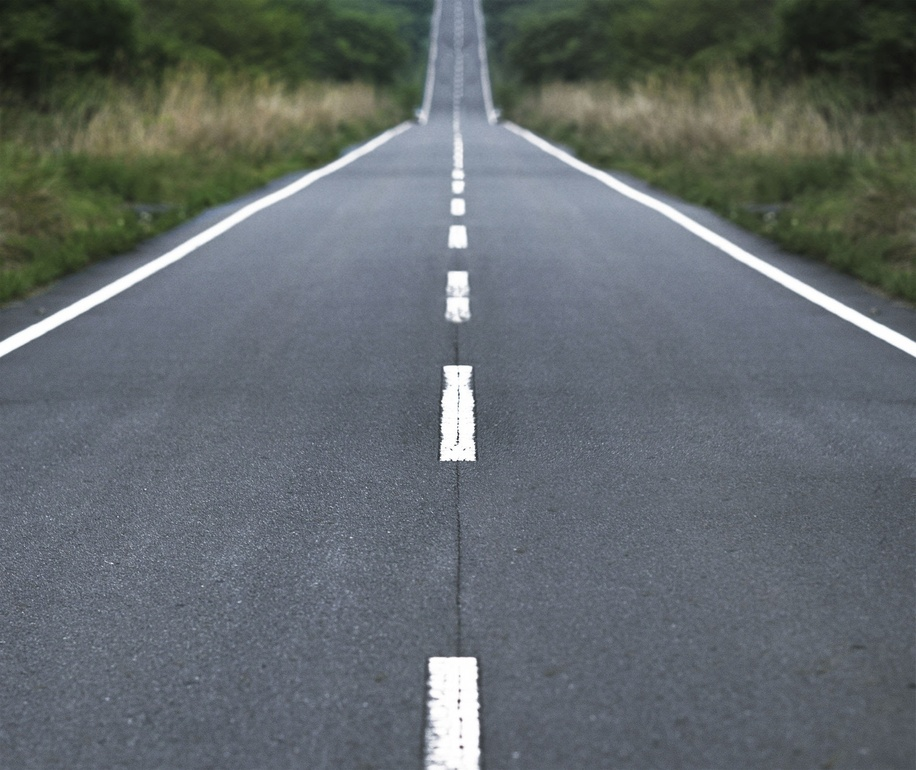
#> input picture image/road1.jpg, 916 x 770 px, shrunk from 2048 x 1722 before the run, found by its file name
$ python cannyEdge.py
#> lines starting #> are read from the running program, lines starting #| are printed output that depends on the picture; after the words box and inside, x2 and y2 are one past the last pixel; in counts of white or black regions, pixels touching at a corner belong together
import numpy as np
import cv2

img = cv2.imread('road1.jpg',1)
#> img is the input picture: shape (770, 916, 3); mean B, G, R 108.1, 105.3, 98.4
cv2.imshow('Original',img)
gray = cv2.cvtColor(img,cv2.COLOR_BGR2GRAY)
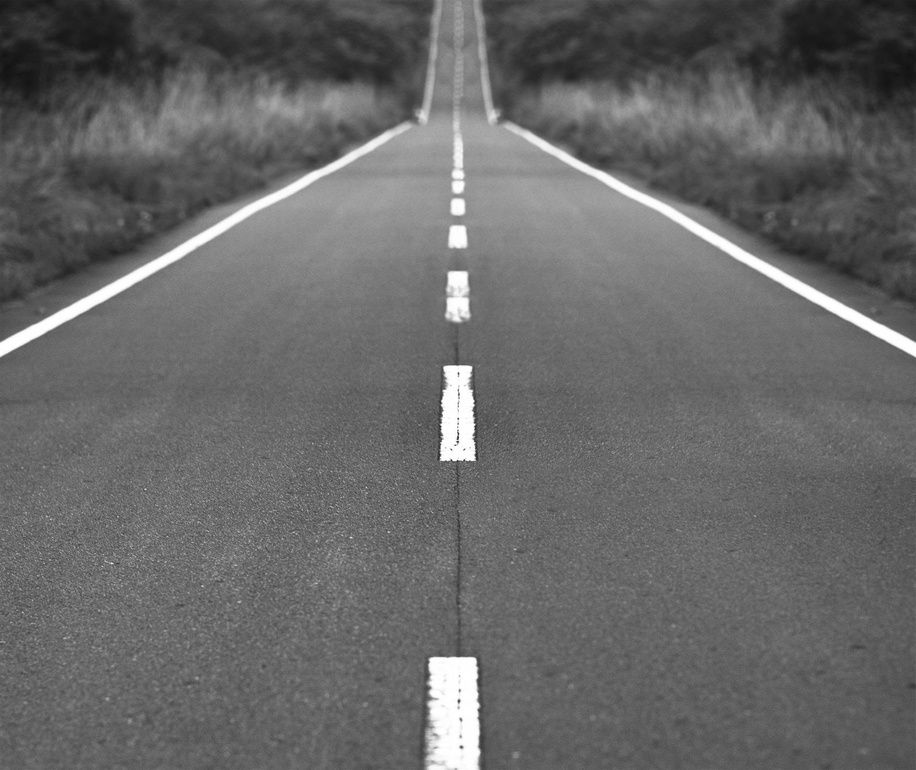
#> gray: shape (770, 916); min 18, max 255, mean 103.6
cv2.imshow('Gray',gray)
edges = cv2.Canny(gray,250,500,apertureSize = 3)
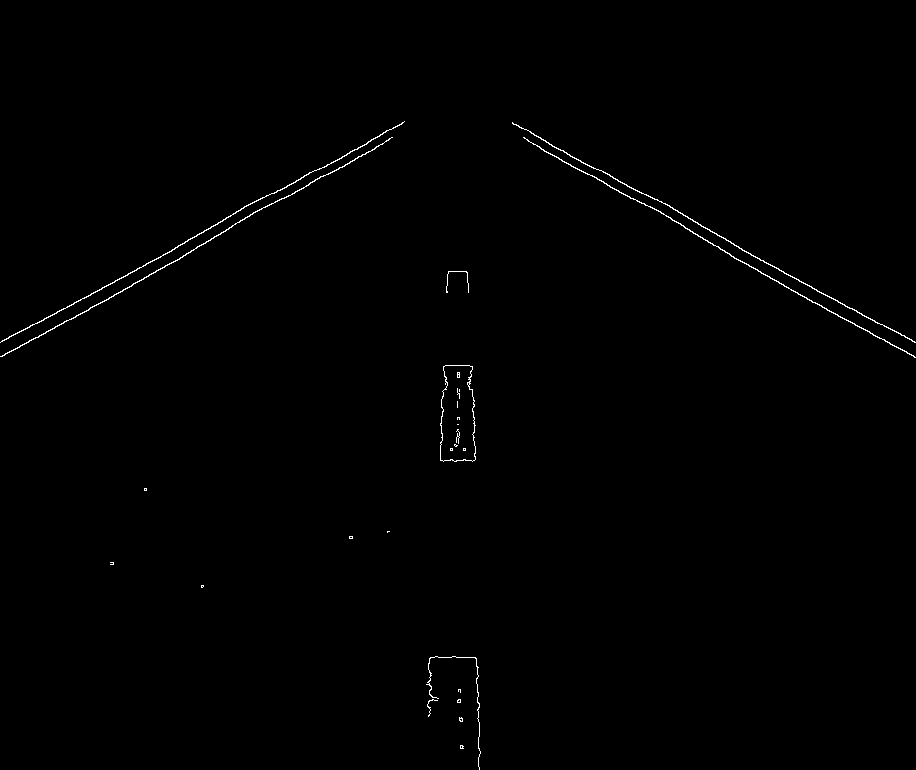
#> edges: shape (770, 916); 0.46% white in thin lines or dots, all inside (x1, y1, x2, y2) = (0, 121, 916, 770)
# cv2.imshow('Edges',edges)
# lines = cv2.HoughLines(edges,1,np.pi/180,170)


# cv2.imshow('Lines',img)

k = cv2.waitKey(0)
#> (key Esc is pressed here)
if k == 27:         # wait for ESC key to exit
    cv2.destroyAllWindows()

$ run again, with image/road2.png saved as image/road1.jpg
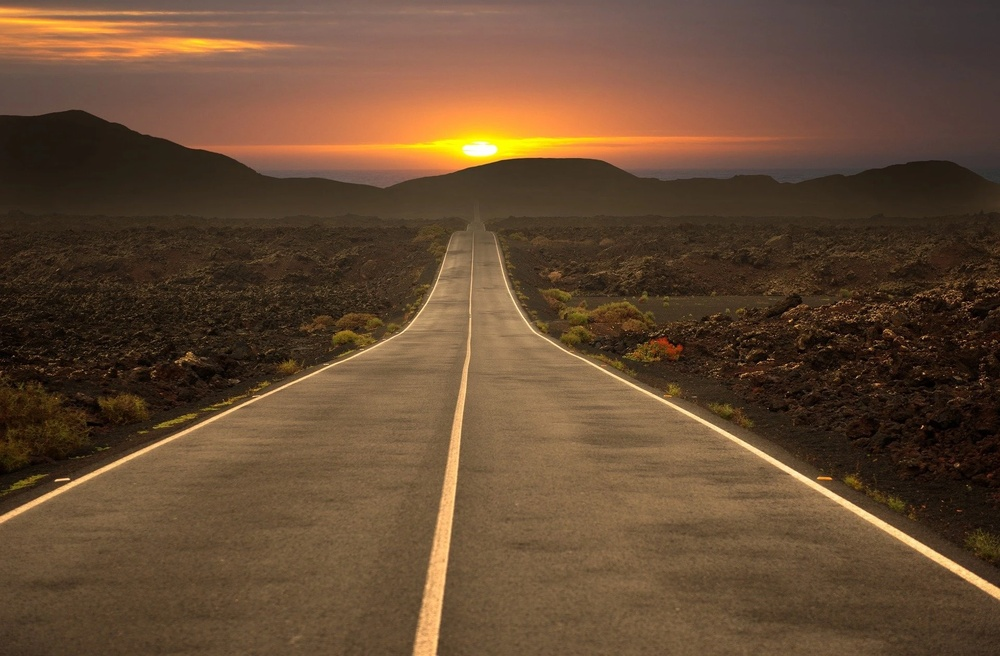
#> input picture image/road2.png, 1000 x 656 px, shrunk from 1920 x 1260 before the run, found by its file name
#> img is the input picture: shape (656, 1000, 3); mean B, G, R 51.3, 74.4, 101.1
#> `gray = cv2.cvtColor(img,cv2.COLOR_BGR2GRAY)`:
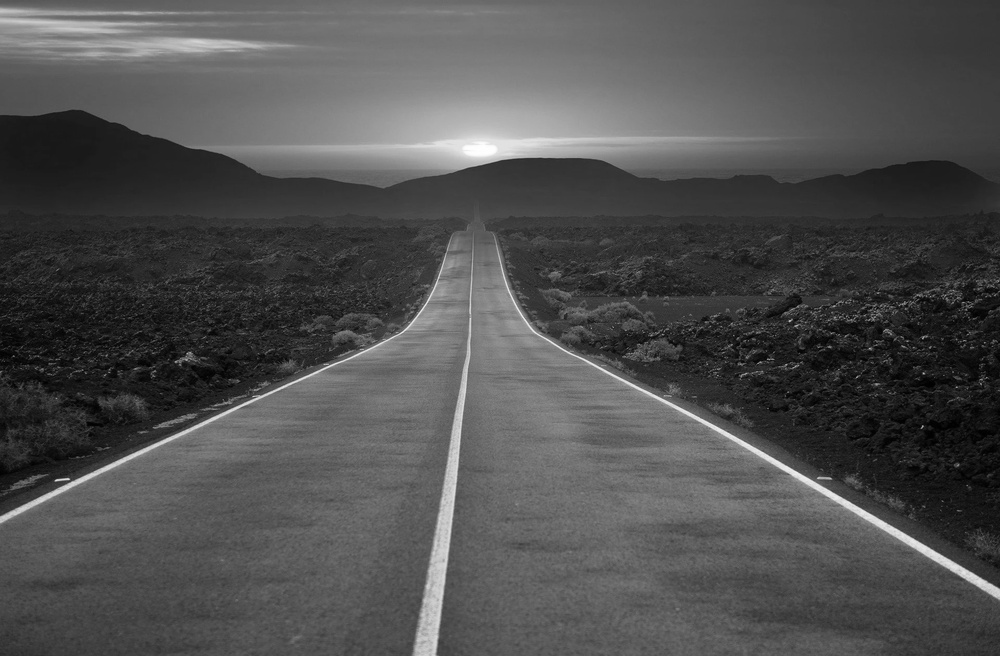
#> gray: shape (656, 1000); min 0, max 255, mean 79.7
#> `edges = cv2.Canny(gray,250,500,apertureSize = 3)`:
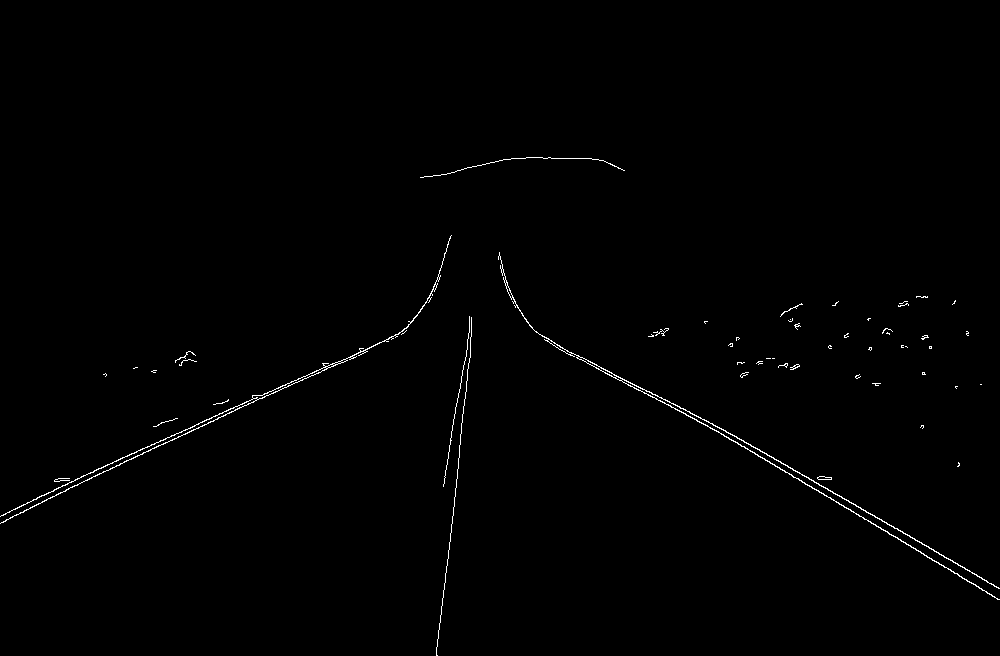
#> edges: shape (656, 1000); 0.61% white in thin lines or dots, all inside (x1, y1, x2, y2) = (0, 157, 1000, 656)
